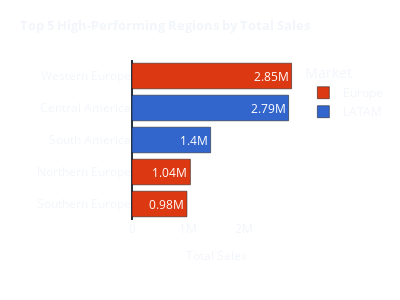

Notebook code cell kept with this figure:
### Code cell
bar1 = create_bar_region(df_2017)
bar1

### Figure 1 — Plotly figure (JSON) as saved in the notebook; plotly's stock layout.template omitted (floating-point values rounded to 4 significant figures)
{"data": [{"alignmentgroup": "True", "hovertemplate": "market=Europe<br>Total Sales=%{x}<br>=%{y}<br>total_sales_formatted=%{text}<extra></extra>", "legendgroup": "Europe", "marker": {"color": "#DC3912", "pattern": {"shape": ""}}, "name": "Europe", "offsetgroup": "Europe", "orientation": "h", "showlegend": true, "text": ["2.85M", "1.04M", "0.98M"], "textposition": "auto", "type": "bar", "x": [2847000.0, 1042000.0, 979700.0], "xaxis": "x", "y": ["Western Europe", "Northern Europe", "Southern Europe"], "yaxis": "y"}, {"alignmentgroup": "True", "hovertemplate": "market=LATAM<br>Total Sales=%{x}<br>=%{y}<br>total_sales_formatted=%{text}<extra></extra>", "legendgroup": "LATAM", "marker": {"color": "#3366CC", "pattern": {"shape": ""}}, "name": "LATAM", "offsetgroup": "LATAM", "orientation": "h", "showlegend": true, "text": ["2.79M", "1.4M"], "textposition": "auto", "type": "bar", "x": [2794000.0, 1403000.0], "xaxis": "x", "y": ["Central America", "South America"], "yaxis": "y"}], "layout": {"autosize": true, "barmode": "relative", "height": 300, "legend": {"title": {"text": "Market"}, "tracegroupgap": 0}, "margin": {"t": 60}, "paper_bgcolor": "rgba(0, 0, 0, 0)", "plot_bgcolor": "rgba(0, 0, 0, 0)", "title": {"font": {"size": 13}, "text": "<b>Top 5 High-Performing Regions by Total Sales</b>"}, "width": 400, "xaxis": {"anchor": "y", "domain": [0, 1], "showgrid": false, "title": {"font": {"size": 12}, "text": "Total Sales"}}, "yaxis": {"anchor": "x", "categoryorder": "total ascending", "domain": [0, 1], "showgrid": false, "title": {"text": ""}}}}
